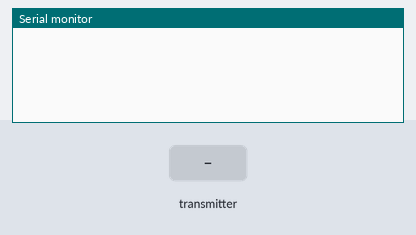
Simulated run of this sketch. Board: Arduino Uno, built with avr-gcc and run on an emulated ATmega328P. On the bench: the last lines printed to the serial monitor. The test bench sets the inputs (shaded band). No radio packets arrive unless stated.

Above: at 1.8 s.
1.9 s: the transmitter starts sending text.0 = 0
At 2.36 s:
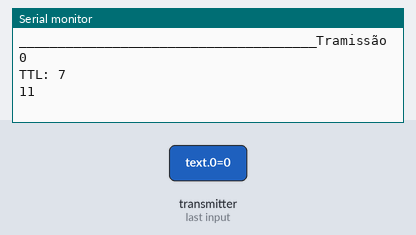
3.5 s: the transmitter starts sending text.1 = 0
At 3.9 s:
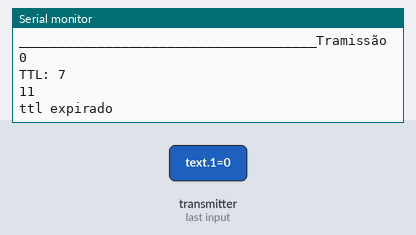
5.5 s: the transmitter starts sending text.1 = 64
At 5.88 s:
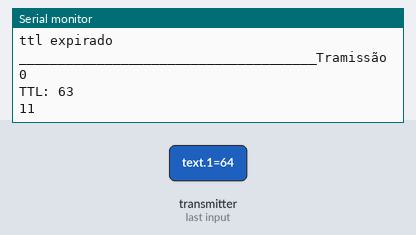
8.5 s: the transmitter starts sending text.2 = 64
At 8.9 s:
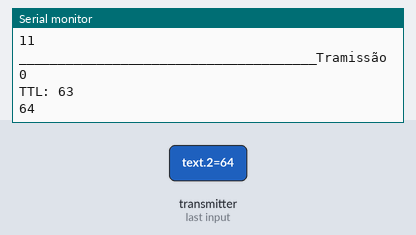
10.0 s: the transmitter starts sending text.0 = 128
11.5 s: the transmitter starts sending text.2 = 255
At 11.94 s:
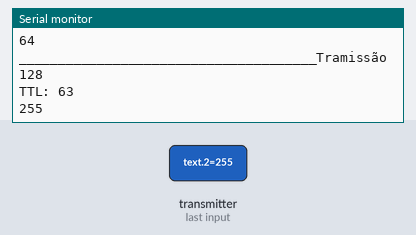
Timing chart, 0 to 14.0 s (numbered marks = the images above; inputs shaded):
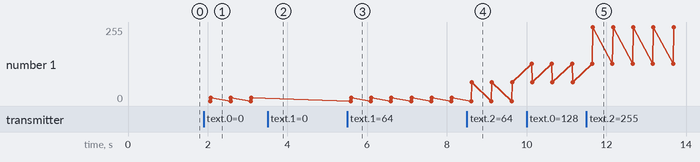

The sketch:

tx1.ino
```cpp
#include <SPI.h>
#include <nRF24L01.h>
#include <RF24.h>
RF24 radio(7, 8); // CE, CSN
const byte address[6] = "00001";
uint8_t text[3];
#define END 1


void setup() {
  Serial.begin(9600);
  radio.begin();
  radio.openWritingPipe(address);
  radio.openReadingPipe(0, address);
  radio.startListening();
  radio.setPALevel(RF24_PA_MIN);
  text[0] = 0;
  text[1] = 0;
  text[2] = 0;
}


void loop() {
    if (text[0] <= 3) {
    radio.stopListening();
    radio.write(&text, sizeof(text));
    radio.startListening();
    text[0] = text[0] + 1;}
    else{text[0] = 1;}
    if (text[0] == 1){
      text[2] = 11;
      text[1] = 8;}
    if (text[0] == 2){
      text[2] = 12;
      text[1] = 8;}
    if (text[0] == 3){
      text[2] = 13;
      text[1] = 8;}
    delay(500);


  if (radio.available()) {
    uint8_t text[3];
    radio.read(&text, sizeof(text));

    if (text[0] == END) {
      int dado = text[2];
      Serial.println("______________________________________Recepção");
      Serial.println(text[0]);
      Serial.print("TTL: ");
      Serial.println(text[1]);
      Serial.print("DADOS: ");
      Serial.println(dado);
    } else if (text[1] > 0 && text[0] != END) {
      text[1] = text[1] - 1;
      Serial.println("______________________________________Tramissão");
      Serial.println(text[0]);
      Serial.print("TTL: ");
      Serial.println(text[1]);
      Serial.println(text[2]);
      radio.stopListening();
      radio.write(&text, sizeof(text));
      radio.startListening();
    } else if(text[1] < 1) {
      Serial.println ("ttl expirado");
    }
    radio.startListening();
  }
}
```

Measured:
- after the input at 1.9 s, the serial monitor: prints a new line after 0.12 s (image 1)
- after the input at 3.5 s, the serial monitor: prints a new line at once (image 2)
- after the input at 5.5 s, the serial monitor: prints a new line after 0.09 s (image 3)
- after the input at 8.5 s, the serial monitor: prints a new line after 0.13 s (image 4)
- after the input at 11.5 s, the serial monitor: prints a new line after 0.16 s (image 5)
- plotted number 1: 11 → 64 after the input at 8.5 s, 64 → 255 after the input at 11.5 s
